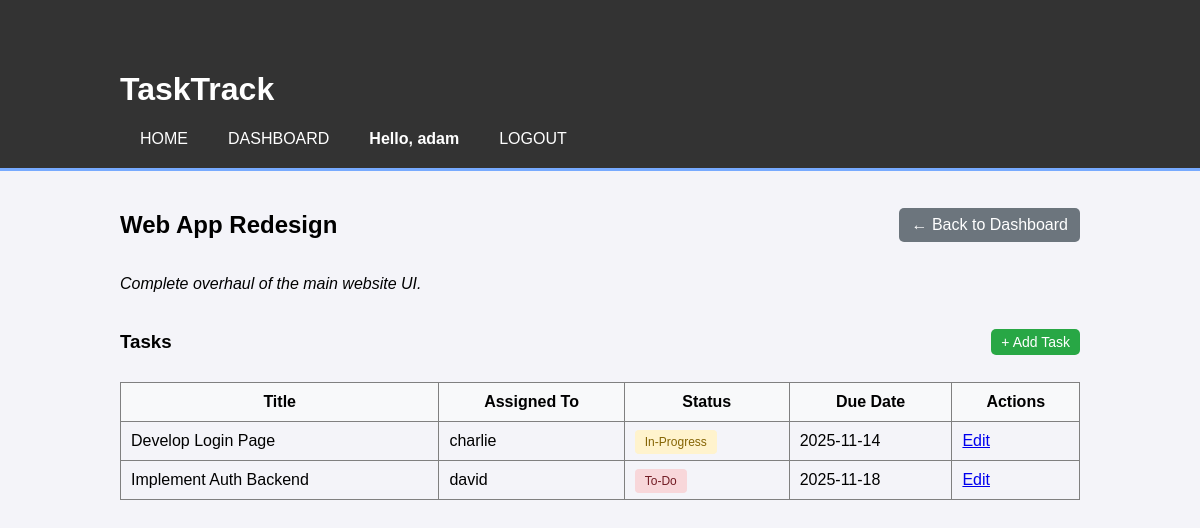
/project/102 (signed in), run on the app's committed database.
### tables this page shows
CREATE TABLE projects (
    project_id INTEGER PRIMARY KEY,
    project_name TEXT NOT NULL,
    description TEXT,
    owner_id INTEGER NOT NULL,
    created_at TEXT NOT NULL,
    FOREIGN KEY (owner_id) REFERENCES users (user_id)
);

CREATE TABLE tasks (
    task_id INTEGER PRIMARY KEY,
    project_id INTEGER NOT NULL,
    assignee_id INTEGER,
    task_title TEXT NOT NULL,
    description TEXT,
    status TEXT NOT NULL,
    due_date TEXT,
    FOREIGN KEY (project_id) REFERENCES projects (project_id),
    FOREIGN KEY (assignee_id) REFERENCES users (user_id)
);

CREATE TABLE users (
    user_id INTEGER PRIMARY KEY,
    username TEXT NOT NULl UNIQUE,
    email TEXT NOT NULL UNIQUE,
    password_hash TEXT NOT NULL,
    date_created TEXT NOT NULL
, is_admin INTEGER DEFAULT 0);

### app.py (the view)
@app.route('/project/<int:project_id>')
def view_project(project_id):
    if 'user_id' not in session:
        return redirect(url_for('login'))
    user_id = session['user_id']
    connection = get_db_connection()
    member = connection.execute(
        'SELECT * FROM project_members WHERE project_id = ? AND user_id = ?',
        (project_id, user_id)
    ).fetchone()
    if member is None and session.get('is_admin') != 1:
        connection.close()
        flash('You do not have permission to view this project.')
        return redirect(url_for('dashboard'))
    project = connection.execute(
        'SELECT * FROM projects WHERE project_id = ?',
        (project_id,)
    ).fetchone()
    tasks = connection.execute(
        '''
        SELECT t.*, u.username as assignee_name
        FROM tasks t
        LEFT JOIN users u ON t.assignee_id = u.user_id
        WHERE t.project_id = ?
        ''',
        (project_id,)
    ).fetchall()
    connection.close()
    return render_template('project_details.html', project=project, tasks=tasks)

### app.py (called while the page is built)
def get_db_connection():
    connection = sqlite3.connect('fake_db.db')
    connection.row_factory = sqlite3.Row
    return connection

### templates/project_details.html
{% extends 'base.html' %}
{% block content %}
    <div style="display: flex; justify-content: space-between; align-items: center;">
        <h2>{{ project['project_name'] }}</h2>
        <a href="{{ url_for('dashboard') }}" class="button" style="background-color: #6c757d; color: white; padding: 8px 12px; text-decoration: none; border-radius: 5px;">&larr; Back to Dashboard</a>
    </div>
    <p><em>{{ project['description'] }}</em></p>
    <div style="display: flex; justify-content: space-between; align-items: center; margin-top: 20px; margin-bottom: 10px;">
        <h3>Tasks</h3>
        <a href="{{ url_for('create_task', project_id=project['project_id']) }}" class="button" style="background-color: #28a745; color: white; padding: 5px 10px; text-decoration: none; border-radius: 5px; font-size: 14px;">+ Add Task</a>
    </div>
    {% if tasks %}
        <table border="1" cellpadding="10" cellspacing="0" style="width: 100%; border-collapse: collapse;">
            <thead>
                <tr style="background-color: #f8f9fa;">
                    <th>Title</th>
                    <th>Assigned To</th>
                    <th>Status</th>
                    <th>Due Date</th>
                    <th>Actions</th>
                </tr>
            </thead>
            <tbody>
                {% for task in tasks %}
                    <tr>
                        <td>{{ task['task_title'] }}</td>
                        <td>{{ task['assignee_name'] if task['assignee_name'] else 'Unassigned' }}</td>
                        <td>
                            <span style="
                                padding: 5px 10px; border-radius: 4px; font-size: 12px;
                                background-color: {% if task['status'] == 'Done' %}#d4edda{% elif task['status'] == 'In-Progress' %}#fff3cd{% else %}#f8d7da{% endif %};
                                color: {% if task['status'] == 'Done' %}#155724{% elif task['status'] == 'In-Progress' %}#856404{% else %}#721c24{% endif %};
                            ">
                                {{ task['status'] }}
                            </span>
                        </td>
                        <td>{{ task['due_date'] }}</td>
                        <td>
                            <a href="#">Edit</a>
                        </td>
                    </tr>
                {% endfor %}
            </tbody>
        </table>
    {% else %}
        <p>No tasks found for this project.</p>
    {% endif %}
{% endblock %}

### static/style.css (style rules this page uses)
body { font-family: sans-serif; background-color: #f4f4f9; margin: 0; padding: 0; }

### data on the page
projects: project_name "Web App Redesign", description "Complete overhaul of the main website UI."
tasks: task_title "Develop Login Page", username "charlie", status "In-Progress", due_date "2025-11-14"
tasks: task_title "Implement Auth Backend", username "david", status "To-Do", due_date "2025-11-18"

### other printed values
{{ session['username'] }} "adam"
